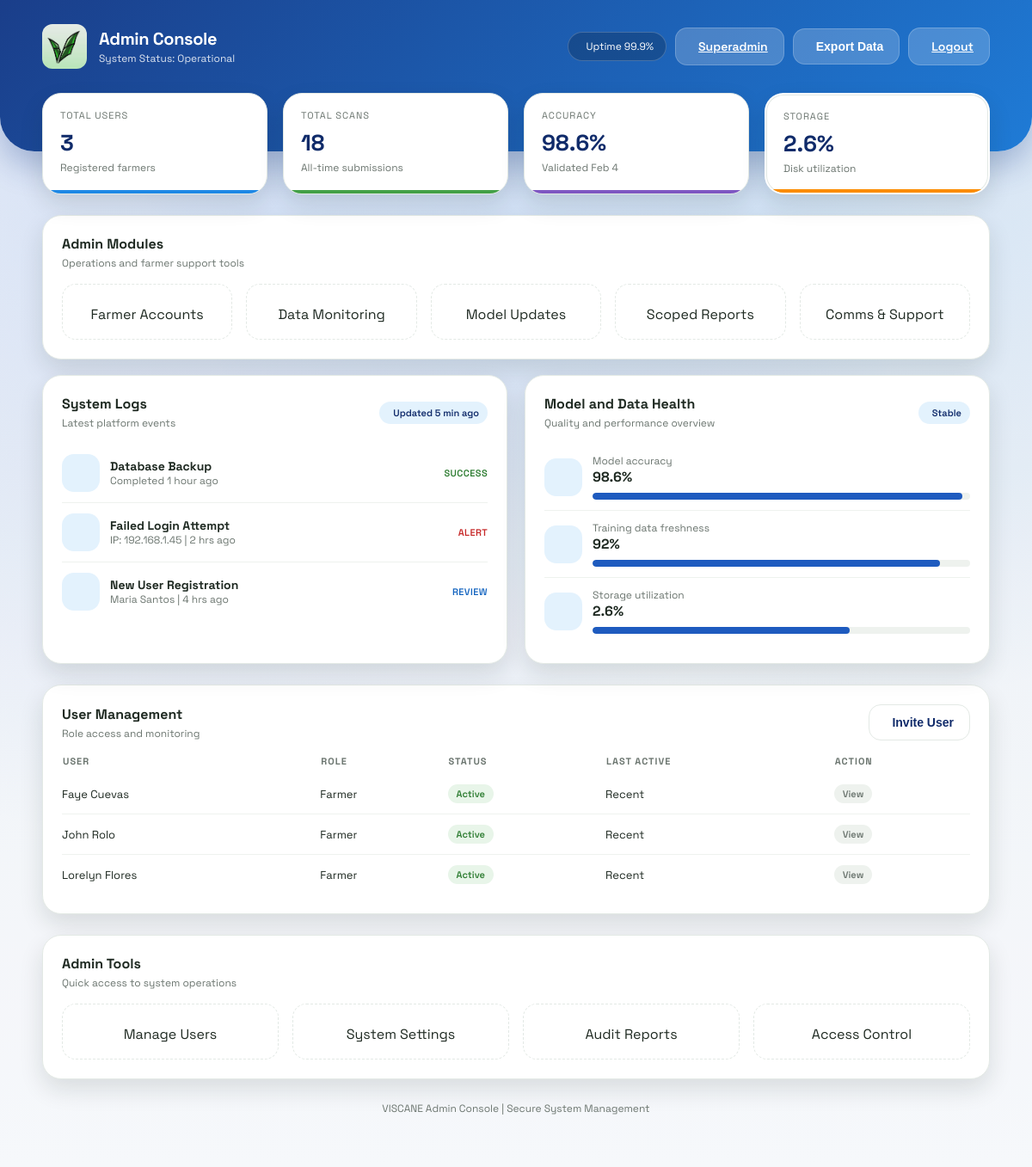
Screenshot of /admin (signed in) with the database file from the repository.
### models.py (models this page shows)
class User(db.Model):
    id = db.Column(db.Integer, primary_key=True)
    fullname = db.Column(db.String(100), nullable=False)
    email = db.Column(db.String(120), unique=True, nullable=False)
    phone = db.Column(db.String(20), nullable=False)
    password = db.Column(db.String(200), nullable=False)
    province = db.Column(db.String(120), nullable=True)
    municipality = db.Column(db.String(120), nullable=True)
    barangay = db.Column(db.String(120), nullable=True)
    is_active = db.Column(db.Boolean, nullable=False, default=True)
    is_archived = db.Column(db.Boolean, nullable=False, default=False)

### app.py (the view)
@app.route('/admin')
@login_required
def admin_portal():
    current_admin = get_current_admin()
    total_users = User.query.filter_by(is_archived=False, is_active=True).count()
    total_scans = Scan.query.count()
    seven_days_ago = datetime.utcnow() - timedelta(days=7)
    active_user_ids = db.session.query(User.id).filter(
        User.is_archived.is_(False),
        User.is_active.is_(True)
    ).subquery()
    active_farmers = db.session.query(Scan.user_id).filter(
        Scan.created_at >= seven_days_ago,
        Scan.user_id.in_(active_user_ids)
    ).distinct().count()
    pending_reviews = Scan.query.filter(
        Scan.status == 'pending',
        Scan.user_id.in_(active_user_ids)
    ).count()
    users = User.query.filter_by(is_archived=False, is_active=True).order_by(User.id.desc()).limit(6).all()
    logs = [
        {"icon": "server-outline", "title": "Database Backup", "meta": "Completed 1 hour ago", "status": "Success", "color": "#2E7D32"},
        {"icon": "warning-outline", "title": "Failed Login Attempt", "meta": "IP: 192.168.1.45 | 2 hrs ago", "status": "Alert", "color": "#C62828"},
        {"icon": "person-add-outline", "title": "New User Registration", "meta": "Maria Santos | 4 hrs ago", "status": "Review", "color": "#1565C0"},
    ]
    model_accuracy = 98.6
    storage_utilization = 68
    try:
        usage = disk_usage(os.getcwd())
        if usage.total > 0:
            storage_utilization = round((usage.used / usage.total) * 100, 1)
    except Exception:
        pass
    stats = {
        "active_users": total_users,
        "total_scans": total_scans,
        "model_accuracy": model_accuracy,
        "storage_utilization": storage_utilization,
    }
    return render_template(
        'admin.html',
        total_users=total_users,
        active_farmers=active_farmers,
        pending_reviews=pending_reviews,
        users=users,
        logs=logs,
        current_admin=current_admin,
        stats=stats
    )

### app.py (called while the page is built)
def login_required(view):
    @wraps(view)
    def wrapped(*args, **kwargs):
        if not session.get('admin_id'):
            return redirect(url_for('admin_login'))
        return view(*args, **kwargs)
    return wrapped

def get_current_admin():
    admin_id = session.get('admin_id')
    if not admin_id:
        return None
    admin = Admin.query.get(admin_id)
    if not admin or admin.is_archived:
        return None
    return admin

### templates/admin.html (shortened to what this page needs)
<!DOCTYPE html>
<html lang="en">
<head>
    <link rel="stylesheet" href="{{ url_for('static', filename='style.css') }}">
</head>
<body class="admin-layout">
    <div class="dashboard-bg"></div>
    <header class="dashboard-header">
        <div class="header-content">
            <div class="brand">
                <div class="brand-icon">
                    <img src="{{ url_for('static', filename='logo.jpg') }}" alt="VISCANE Logo" style="width: 100%; height: 100%; object-fit: cover; border-radius: 12px;">
                </div>
                <div>
                    <p class="brand-title">Admin Console</p>
                    <p class="brand-subtitle">System Status: Operational</p>
                </div>
            </div>
            <div class="header-actions">
                <div class="status-pill">
                    Uptime 99.9%
                </div>
                <a class="btn light" href="/superadmin-login">
                    Superadmin
                </a>
                <button class="btn light">
                    Export Data
                </button>
                <a class="btn light" href="/admin-logout">
                    Logout
                </a>
            </div>
        </div>
    </header>
    <main class="dashboard-container fade-in">
        <section class="stats-grid">
            <div class="stat-card accent-blue">
                <div class="stat-label">Total Users</div>
                <div class="stat-value">{{ stats.active_users | default('0') }}</div>
                <div class="stat-meta">Registered farmers</div>
            </div>
            <div class="stat-card accent-green">
                <div class="stat-label">Total Scans</div>
                <div class="stat-value">{{ stats.total_scans | default('0') }}</div>
                <div class="stat-meta">All-time submissions</div>
            </div>
            <div class="stat-card accent-purple">
                <div class="stat-label">Accuracy</div>
                <div class="stat-value">{{ stats.model_accuracy | default('98.6') }}%</div>
                <div class="stat-meta">Validated Feb 4</div>
            </div>
            <div class="stat-card accent-orange storage-card {{ 'is-critical' if (stats.storage_utilization | default('68') | float) > 90 else '' }}" >
                <div class="stat-label">Storage</div>
                <div class="stat-value {{ 'text-danger' if (stats.storage_utilization | default('68') | float) > 90 else '' }}">
                    {{ stats.storage_utilization | default('68') }}%
                </div>
                <div class="stat-meta">Disk utilization</div>
            </div>
        </section>
        <section class="panel">
            <div class="panel-header">
                <div>
                    <h3 class="panel-title">Admin Modules</h3>
                    <p class="panel-subtitle">Operations and farmer support tools</p>
                </div>
            </div>
            <div class="action-grid admin-tools">
                <a class="action-tile" href="/admin/farmers">
                    <div>Farmer Accounts</div>
                </a>
                <a class="action-tile" href="/admin/monitoring">
                    <div>Data Monitoring</div>
                </a>
                <a class="action-tile" href="/admin/models">
                    <div>Model Updates</div>
                </a>
                <a class="action-tile" href="/admin/reports">
                    <div>Scoped Reports</div>
                </a>
                <a class="action-tile" href="/admin/communications">
                    <div>Comms & Support</div>
                </a>
            </div>
        </section>
        <section class="section-grid two-col">
            <div class="panel">
                <div class="panel-header">
                    <div>
                        <h3 class="panel-title">System Logs</h3>
                        <p class="panel-subtitle">Latest platform events</p>
                    </div>
                    <span class="badge">Updated 5 min ago</span>
                </div>
                {% for log in logs %}
                    <div class="list-row">
                        <div class="list-badge" style="background: #E3F2FD; color: #1565C0;">
                        </div>
                        <div class="list-main" style="flex: 1;">
                            <h4>{{ log.title }}</h4>
                            <div class="list-meta">{{ log.meta }}</div>
                        </div>
                        <div class="list-status" style="color: {{ log.color }};">{{ log.status }}</div>
                    </div>
                {% endfor %}
            </div>
            <div class="panel">
                <div class="panel-header">
                    <div>
                        <h3 class="panel-title">Model and Data Health</h3>
                        <p class="panel-subtitle">Quality and performance overview</p>
                    </div>
                    <span class="badge">Stable</span>
                </div>
                <div class="list-row">
                    <div class="list-badge"></div>
                    <div style="flex: 1;">
                        <div class="list-meta">Model accuracy</div>
                        <strong>{{ stats.model_accuracy | default('98.6') }}%</strong>
                        <div class="progress"><span style="width: 98%;"></span></div>
                    </div>
                </div>
                <div class="list-row">
                    <div class="list-badge"></div>
                    <div style="flex: 1;">
                        <div class="list-meta">Training data freshness</div>
                        <strong>92%</strong>
                        <div class="progress"><span style="width: 92%;"></span></div>
                    </div>
                </div>
                <div class="list-row">
                    <div class="list-badge"></div>
                    <div style="flex: 1;">
                        <div class="list-meta">Storage utilization</div>
                        <strong>{{ stats.storage_utilization | default('68') }}%</strong>
                        <div class="progress"><span style="width: 68%;"></span></div>
                    </div>
                </div>
            </div>
        </section>
        <section class="panel" style="margin-bottom: 24px;">
            <div class="panel-header">
                <div>
                    <h3 class="panel-title">User Management</h3>
                    <p class="panel-subtitle">Role access and monitoring</p>
                </div>
                <button class="btn ghost">
                    Invite User
                </button>
            </div>
            <table class="data-table">
                <thead>
                    <tr>
                        <th>User</th>
                        <th>Role</th>
                        <th>Status</th>
                        <th>Last Active</th>
                        <th>Action</th>
                    </tr>
                </thead>
                <tbody>
                    {% if users %}
                        {% for user in users %}
                            <tr>
                                <td>{{ user.fullname }}</td>
                                <td>Farmer</td>
                                <td><span class="tag success">Active</span></td>
                                <td>Recent</td>
                                <td><span class="tag">View</span></td>
                            </tr>
                        {% endfor %}
                    {% else %}
                        <tr>
                            <td colspan="5">No users registered yet.</td>
                        </tr>
                    {% endif %}
                </tbody>
            </table>
        </section>
        <section class="panel">
            <div class="panel-header">
                <div>
                    <h3 class="panel-title">Admin Tools</h3>
                    <p class="panel-subtitle">Quick access to system operations</p>
                </div>
            </div>
            <div class="action-grid">
                <div class="action-tile">
                    <div>Manage Users</div>
                </div>
                <div class="action-tile">
                    <div>System Settings</div>
                </div>
                <div class="action-tile">
                    <div>Audit Reports</div>
                </div>
                <div class="action-tile">
                    <div>Access Control</div>
                </div>
            </div>
        </section>
        <div class="footer-link">VISCANE Admin Console | Secure System Management</div>
    </main>
</body>
</html>

### rows the page displays
User: fullname "Faye Cuevas"
User: fullname "John Rolo"
User: fullname "Lorelyn Flores"

### other values shown
{{ stats.active_users | default('0') }} "3"
{{ stats.total_scans | default('0') }} "18"
{{ stats.model_accuracy | default('98.6') }} "98.6"
{{ stats.storage_utilization | default('68') }} "2.6"
{{ log.title }} "Database Backup" "Failed Login Attempt" "New User Registration"
{{ log.meta }} "Completed 1 hour ago" "IP: 192.168.1.45 | 2 hrs ago" "Maria Santos | 4 hrs ago"
{{ log.status }} "SUCCESS" "ALERT" "REVIEW"
